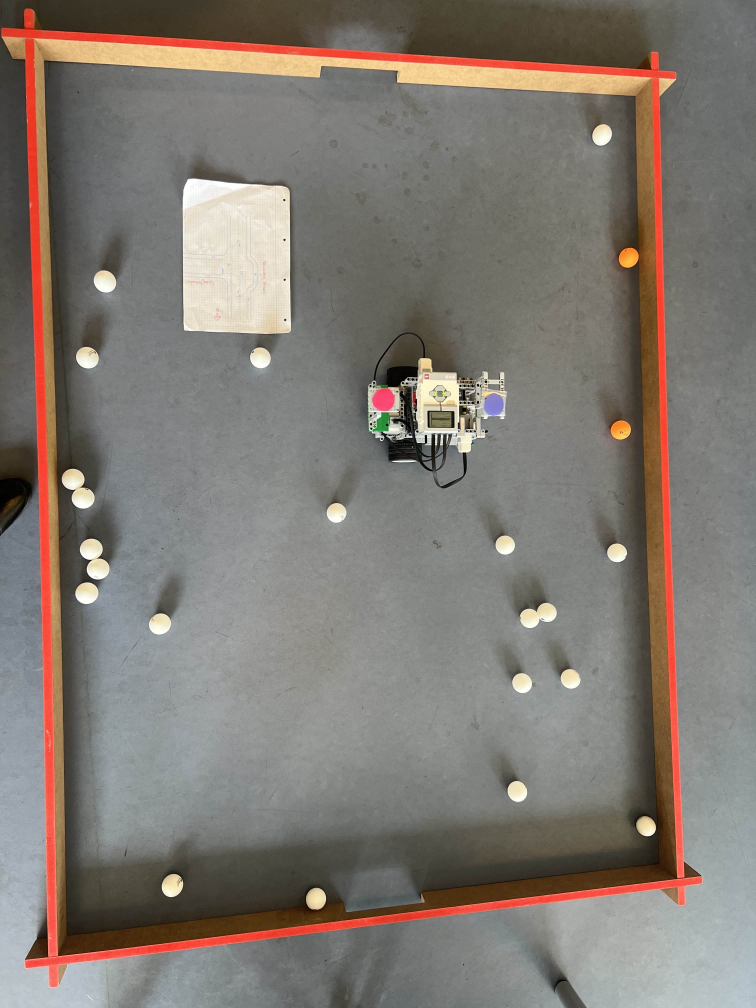
#> input picture track-robot-img/robot-1jpg.jpg, 3024 x 4032 px, given in place of the camera (shown at 1/4 size)
$ python PrintRobotPosition.py
#> lines starting #> are read from the running program, lines starting #| are printed output that depends on the picture; after the words box and inside, x2 and y2 are one past the last pixel; in counts of white or black regions, pixels touching at a corner belong together
#> (reads src/marker_hsv.json from the repository)
#> (reads src/homography.npy from the repository)
#> in main, frame is the input picture: shape (4032, 3024, 3); mean B, G, R 114, 121.2, 128.7
### src/test_robot_v2.py
from __future__ import annotations

import cv2
import numpy as np
import json
import os
from math import atan2, degrees, hypot
from typing import Optional, Tuple, Dict, List

# ---------------------------------------------------------------------------
# --- CALIBRATION FILE ------------------------------------------------------
CALIB_FILE = os.path.join(os.path.dirname(__file__), "marker_hsv.json")

# fallback values (will be overridden if JSON exists)
#_DEFAULT_PINK_HSV = ((np.array([155, 60, 60]), np.array([179, 255, 255])),)
#_DEFAULT_PURPLE_HSV = ((np.array([110, 40, 40]), np.array([140, 255, 255])),)

# ---------------------------------------------------------------------------
# --- CAMERA UTILITIES ------------------------------------------------------
# ---------------------------------------------------------------------------
# --- LIGHTING NORMALISATION -------------------------------------------------

def preprocess_lighting(img_bgr: np.ndarray) -> np.ndarray:
    """
    1. Gray-World colour constancy -> removes colour casts and tracks slow
       brightness drift.
    2. CLAHE on the lightness channel only -> makes 'dark' frames resemble
       'bright' ones without shifting hue.
    """
    # --- Gray-World ---------------------------------------------------------
    img = img_bgr.astype(np.float32)
    avg_b, avg_g, avg_r = [c.mean() + 1e-6 for c in cv2.split(img)]
#> avg_b = 114; avg_g = 121.2; avg_r = 128.7
    avg = (avg_b + avg_g + avg_r) / 3.0
#> avg = 121.3
    scale = avg / np.array([avg_b, avg_g, avg_r])
#> scale = [1.06, 1, 0.942]
    img *= scale
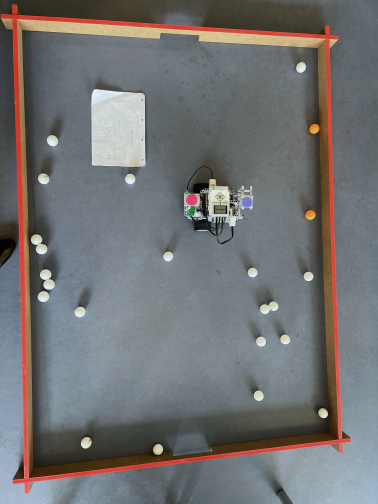
#> img: shape (4032, 3024, 3) float32 (shown at 1/8 size); mean B, G, R 117.4, 117.6, 122; drawn with min black and max white
    img = np.clip(img, 0, 255).astype(np.uint8)

    # --- CLAHE on L channel -------------------------------------------------
    lab  = cv2.cvtColor(img, cv2.COLOR_BGR2LAB)
#> lab: shape (4032, 3024, 3); mean of channels 0, 1, 2 129.6, 128.3, 128.8
    l, a, b = cv2.split(lab)
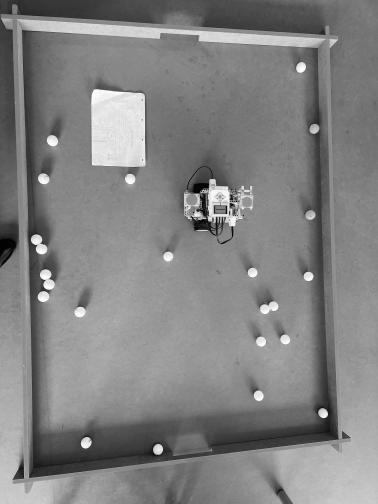
#> l: shape (4032, 3024) (shown at 1/8 size); min 0, max 252, mean 129.6
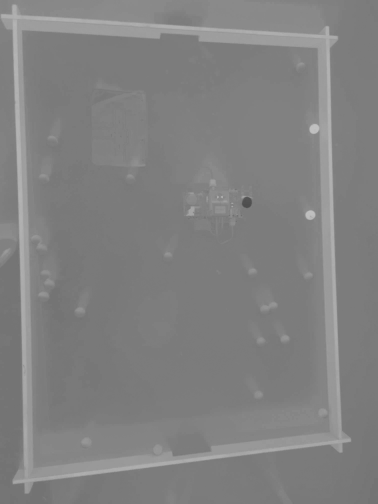
#> b: shape (4032, 3024) (shown at 1/8 size); min 73, max 211, mean 128.8
    clahe = cv2.createCLAHE(clipLimit=2.0, tileGridSize=(8, 8))
    l_eq  = clahe.apply(l)
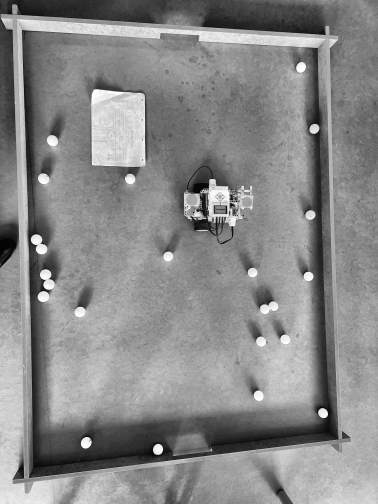
#> l_eq: shape (4032, 3024) (shown at 1/8 size); min 0, max 254, mean 136.2
    img_eq = cv2.merge((l_eq, a, b))
#> img_eq: shape (4032, 3024, 3); mean of channels 0, 1, 2 136.2, 128.3, 128.8
    return cv2.cvtColor(img_eq, cv2.COLOR_LAB2BGR)
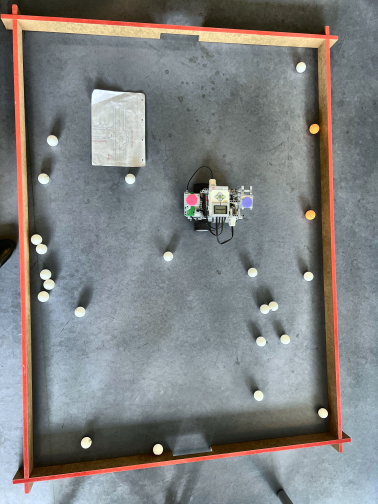
#> returned value: shape (4032, 3024, 3) (shown at 1/8 size); mean B, G, R 127.9, 128.5, 127.6

# [31 lines left out: function init_camera, not called in this run]

def _load_hsv_ranges():
    """Return ((pink_lo, pink_hi),), ((purple_lo, purple_hi),) tuples."""
    if os.path.isfile(CALIB_FILE):
        try:
            with open(CALIB_FILE, "r", encoding="utf8") as f:
                data = json.load(f)
            pink_lo = np.asarray(data["pink"]["lo"], dtype=np.uint8)
            pink_hi = np.asarray(data["pink"]["hi"], dtype=np.uint8)
            purp_lo = np.asarray(data["purple"]["lo"], dtype=np.uint8)
            purp_hi = np.asarray(data["purple"]["hi"], dtype=np.uint8)
            return ((pink_lo, pink_hi),), ((purp_lo, purp_hi),)
        except Exception as e:
            print("[robot_tracker] WARNING: could not load HSV calibration:", e)
    return _DEFAULT_PINK_HSV, _DEFAULT_PURPLE_HSV


# will be replaced by reload_calibration() if the user recalibrates
PINK_HSV, PURPLE_HSV = _load_hsv_ranges()

# ---------------------------------------------------------------------------
# --- GEOMETRIC FILTERS (unchanged) ----------------------------------------
MIN_AREA = 40           # ignore speckles < this many px²
MAX_AREA = 3000         # ignore blobs bigger than a marker (e.g. arena rail)
MIN_CIRC = 0.40         # 4πA / P², 1.0 is a perfect circle
ROI_RADIUS = 100        # search window half-size once we have a track
RESET_AFTER_MISSES = 15 # frames without a hit → full-frame search again


# ---------------------------------------------------------------------------
# --- INTERNAL STATEFUL TRACKER --------------------------------------------
class _RobotTracker:
    """Tracks the two discs and estimates robot pose frame-by-frame."""

    def __init__(self):
        self._expected_d: Optional[float] = None   # learnt disc distance (px)
        self._centroid:   Optional[Tuple[int, int]] = None  # last robot centre
        self._missed: int = 0                      # frames since last hit

    # ------------------------------- utilities -----------------------------
    @staticmethod
    def _colour_mask(hsv: np.ndarray, ranges):
        mask = np.zeros(hsv.shape[:2], dtype=np.uint8)
        for lo, hi in ranges:
            mask |= cv2.inRange(hsv, lo, hi)
        return mask

    @staticmethod
    def _find_markers(mask: np.ndarray):
        """Return (x, y, area) for blobs that look like our circular stickers."""
        good = []
        cnts, _ = cv2.findContours(mask, cv2.RETR_EXTERNAL, cv2.CHAIN_APPROX_SIMPLE)
        for c in cnts:
            area = cv2.contourArea(c)
            if area < MIN_AREA or area > MAX_AREA:
                continue
            peri = cv2.arcLength(c, True)
            circ = 4 * np.pi * area / (peri * peri) if peri else 0
            if circ < MIN_CIRC:
                continue
            m = cv2.moments(c)
            good.append((int(m["m10"] / m["m00"]), int(m["m01"] / m["m00"]), area))
        return good

    def _roi_slices(self, shape):
        if self._centroid is None:
            return None  # whole frame
        x, y = self._centroid
        h, w = shape[:2]
        r = ROI_RADIUS
        return (slice(max(0, y - r), min(h, y + r)),
                slice(max(0, x - r), min(w, x + r)))

    def _register_miss(self):
        self._missed += 1
        if self._missed > RESET_AFTER_MISSES:
            self._centroid = None  # reset ROI search

    # ------------------------------ main update ---------------------------
    def update(
        self,
        frame_bgr: np.ndarray,
        debug: bool = False,
        homography: Optional[np.ndarray] = None,
    ) -> Optional[
        Tuple[Tuple[int, int], float] | Tuple[Tuple[int, int], float, np.ndarray]
    ]:
        """Return pose or None; with *debug=True* also returns an overlay img.

        If *homography* (3×3) is supplied, the returned centroid and heading
        are reported **in the transformed coordinate space**, i.e. after
        applying the projective transform to both the front (pink) and back
        (purple) marker positions.
        """
        roi = self._roi_slices(frame_bgr.shape)
        crop = frame_bgr[roi] if roi else frame_bgr

        # --- NEW STEP -------------------------------------------------------------
        crop = preprocess_lighting(crop)

        hsv  = cv2.cvtColor(crop, cv2.COLOR_BGR2HSV)
#> hsv: shape (4032, 3024, 3); mean H, S, V 79.5, 43.3, 139.8
        kernel = cv2.getStructuringElement(cv2.MORPH_ELLIPSE, (5, 5))

        pink_m   = cv2.morphologyEx(self._colour_mask(hsv, PINK_HSV),   cv2.MORPH_OPEN, kernel)
#> the loop in _colour_mask, `for lo, hi in ranges:` made 1 pass
#> pass 1, in _colour_mask, `mask |= cv2.inRange(hsv, lo, hi)`:
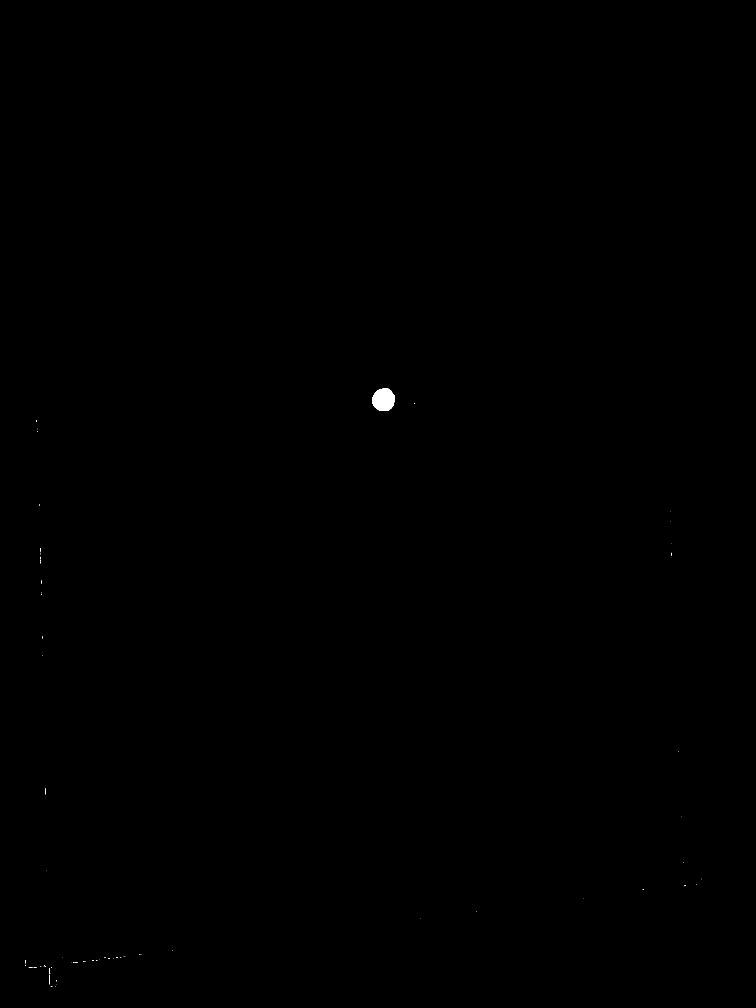
#> mask: shape (4032, 3024) (shown at 1/4 size); 0.06% white; 83 white regions (77 under 20 px), largest, box (x1, y1, x2, y2) and area: (1488, 1554, 1579, 1644) 6369, (197, 3900, 200, 3938) 71, (196, 3872, 201, 3897) 52, (181, 3153, 182, 3178) 25, (116, 3869, 131, 3872) 24, (164, 2322, 166, 2334) 22
#> pink_m: shape (4032, 3024); 0.05% white; 1 white region, box (x1, y1, x2, y2) and area: (1488, 1554, 1578, 1644) 6310
        purple_m = cv2.morphologyEx(self._colour_mask(hsv, PURPLE_HSV), cv2.MORPH_OPEN, kernel)
#> purple_m: shape (4032, 3024); 0% white; 2 white regions

        pinks  = self._find_markers(pink_m)
#> in _find_markers, `cnts, _ = cv2.findContours(mask, cv2.RETR_EXTERNAL, cv2.CHAIN_APPROX_S..`: cnts = 1 contour; box (x1, y1, x2, y2) and area: (1488, 1554, 1578, 1644) 6168
#> the loop in _find_markers, `for c in cnts:` made 1 pass
#> area on pass 1: 6168
#> after the loop in _find_markers, `for c in cnts:`: good = []
#> pinks = []
        purps  = self._find_markers(purple_m)
#> in _find_markers (call 2), `cnts, _ = cv2.findContours(mask, cv2.RETR_EXTERNAL, cv2.CHAIN_APPROX_S..`: cnts = 2 contours; box (x1, y1, x2, y2) and area: (1770, 1572, 1781, 1581) 58, (1739, 1572, 1746, 1581) 34
#> the loop in _find_markers (call 2), `for c in cnts:` made 2 passes
#> (area, peri, circ) on pass 1: (57.5, 30.73, 0.765)
#> purps = [(1775, 1575, 57.5)]
        print(f"[DEBUG] Pink markers: {len(pinks)}, Purple markers: {len(purps)}")
#| [DEBUG] Pink markers: 0, Purple markers: 1
        if not pinks or not purps:
            self._register_miss()
            return None

        # ---------- choose the best magenta–purple pair -------------------
        exp = self._expected_d or (0.125 * frame_bgr.shape[1])  # 1/8 of width
        best, best_score = None, 1e9
        for (px, py, _), (ux, uy, _) in [(p, u) for p in pinks for u in purps]:
            d = hypot(px - ux, py - uy)
            print(f"[DEBUG] Pair: pink=({px},{py}), purple=({ux},{uy}), distance={d:.2f}, expected={exp:.2f}")
            if not (0.5 * exp <= d <= 1.5 * exp):
                print(f"[DEBUG] Pair rejected: distance {d:.2f} not in [{0.6*exp:.2f}, {1.4*exp:.2f}]")
                continue
            score = abs(d - exp)
            if score < best_score:
                best_score, best = score, ((px, py), (ux, uy), d)

        if best is None:
            self._register_miss()
            return None

        (fx, fy), (bx, by), d = best
        cx, cy = (fx + bx) // 2, (fy + by) // 2
        heading = degrees(atan2(fy - by, fx - bx)) + 3  # +ve = clockwise, adjusted 5 deg left
        print(f"[DEBUG] Chosen pair: front=({fx},{fy}), back=({bx},{by}), centroid=({cx},{cy}), heading={heading:.2f}°")

        # --- promote ROI coords to full-frame -----------------------------
        offx = roi[1].start if roi else 0
        offy = roi[0].start if roi else 0
        fx_full, fy_full = fx + offx, fy + offy
        bx_full, by_full = bx + offx, by + offy

        # --- apply homography if provided ---------------------------------
        if homography is not None:
            try:
                pts = np.array([[fx_full, fy_full], [bx_full, by_full]], dtype=np.float32).reshape(-1, 1, 2)
                pts_t = cv2.perspectiveTransform(pts, homography).reshape(-1, 2)
                (fx_t, fy_t), (bx_t, by_t) = pts_t
                cx_t, cy_t = (fx_t + bx_t) * 0.5, (fy_t + by_t) * 0.5
                cx_out, cy_out = int(round(cx_t)), int(round(cy_t))
                heading = degrees(atan2(fy_t - by_t, fx_t - bx_t)) - 5  # adjusted 5 deg left
            except cv2.error as e:
                print("[robot_tracker] WARNING: homography transform failed:", e)
                # fall back to pixel coords
                cx_out, cy_out = cx + offx, cy + offy
        else:
            # no homography
            cx_out, cy_out = cx + offx, cy + offy

        self._centroid = (cx + offx, cy + offy)  # still use image coords for ROI
        self._missed   = 0
        self._expected_d = 0.8 * self._expected_d + 0.2 * d if self._expected_d else d

        if not debug:
            return ((cx_out, cy_out), heading)

        dbg = frame_bgr.copy()
        cv2.circle(dbg, (fx_full, fy_full), 8, (  0,   0, 255), -1)  # red front
        cv2.circle(dbg, (bx_full, by_full), 8, (255,   0,   0), -1)  # blue back
        cv2.line  (dbg, (bx_full, by_full), (fx_full, fy_full), (  0, 255,   0), 2)
        cv2.circle(dbg,  self._centroid,          6, (  0, 255, 255), -1)  # yellow centre
        return ((cx_out, cy_out), heading, dbg)


# ---------------------------------------------------------------------------
# --- PUBLIC CONVENIENCE WRAPPER ------------------------------------------
_tracker = _RobotTracker()


def get_robot_pose(
    frame_bgr: np.ndarray,
    homography: Optional[np.ndarray] = None,
    debug: bool = False,
) -> Optional[
    Tuple[Tuple[int, int], float] | Tuple[Tuple[int, int], float, np.ndarray]
]:
    """
    Detect the robot's position and heading in *frame_bgr*.

    The result can optionally be expressed in a different coordinate space by
    supplying a 3×3 *homography* matrix. If provided, both the returned centre
    point and heading angle are calculated **after** projecting the front and
    back disc positions through *homography*.

    Parameters
    ----------
    frame_bgr : np.ndarray
        Input image in BGR order (OpenCV style).
    homography : Optional[np.ndarray], default ``None``
        3×3 projective transform matrix mapping image pixels to the target
        coordinate space. If *None* the raw image coordinates are returned.
    debug : bool, default ``False``
        When *True*, an additional BGR debug image is returned.

    Returns
    -------
    (centre, heading) or (centre, heading, debug_img) or ``None``
        Exactly like before, except that *centre* and *heading* are mapped
        through *homography* when one is supplied.
    """
    result = _tracker.update(frame_bgr, debug=debug, homography=homography)

    # Retain verbose detection diagnostics for external logging
    frame_bgr_norm = preprocess_lighting(frame_bgr)
    hsv = cv2.cvtColor(frame_bgr_norm, cv2.COLOR_BGR2HSV)
    kernel = cv2.getStructuringElement(cv2.MORPH_ELLIPSE, (5, 5))
    pink_mask = cv2.morphologyEx(_tracker._colour_mask(hsv, PINK_HSV), cv2.MORPH_OPEN, kernel)
    purple_mask = cv2.morphologyEx(_tracker._colour_mask(hsv, PURPLE_HSV), cv2.MORPH_OPEN, kernel)
    pinks = _tracker._find_markers(pink_mask)
#> in _find_markers (call 3), `cnts, _ = cv2.findContours(mask, cv2.RETR_EXTERNAL, cv2.CHAIN_APPROX_S..`: cnts = 1 contour; box (x1, y1, x2, y2) and area: (1488, 1554, 1578, 1644) 6168
#> pinks = []
    purples = _tracker._find_markers(purple_mask)
#> in _find_markers (call 4), `cnts, _ = cv2.findContours(mask, cv2.RETR_EXTERNAL, cv2.CHAIN_APPROX_S..`: cnts = 2 contours; box (x1, y1, x2, y2) and area: (1770, 1572, 1781, 1581) 58, (1739, 1572, 1746, 1581) 34
#> purples = [(1775, 1575, 57.5)]
    print(f"[DEBUG] Pink markers: {len(pinks)}, Purple markers: {len(purples)}")
#| [DEBUG] Pink markers: 0, Purple markers: 1

    return result


# [4 lines left out: function reset_tracker, not called in this run]


# ---------------------------------------------------------------------------
# --- HSV PICKER / CALIBRATION ROUTINE -------------------------------------

class _PickerState:
    # [4 lines left out: function __init__, not called in this run]

    def add_sample(self, hsv: Tuple[int,int,int], x: int, y: int):
        self.samples[self.label].append(hsv)
        self.marks.append((x, y, self.label))

    def enough(self):
        return all(len(self.samples[l]) >= 3 for l in ("pink", "purple"))


# [134 lines left out: functions _mouse_cb, calibrate_markers, _write_calibration, reload_calibration, not called in this run]


# ---------------------------------------------------------------------------
# --- COMMAND-LINE ENTRY POINT ---------------------------------------------
# [2 lines that do not run on import are left out]

### src/ImageRecognition/Homography.py
import cv2
import numpy as np
from pathlib import Path


# ───────────────────────────────────────── create ──
# [77 lines left out: functions create_homography, save_homography, not called in this run]


# ───────────────────────────────────────── load ──
def load_homography(filename: str | Path) -> np.ndarray:
    """
    Load a homography previously saved with *save_homography*.
    """
    filename = Path(filename)
    if not filename.exists():
        raise FileNotFoundError(filename)
    if filename.suffix.lower() == ".txt":
        H = np.loadtxt(filename, dtype=np.float64).reshape(3, 3)
    else:
        H = np.load(filename)
    if H.shape != (3, 3):
        raise ValueError("File does not contain a 3×3 homography.")
    return H

### integrated_program/PrintRobotPosition.py
from pathlib import Path
import sys
import cv2
import numpy as np
import time

# Allow imports from the src directory
ROOT = Path(__file__).resolve().parents[1] / "src"
sys.path.append(str(ROOT))

from cdio_utils import InferenceConfig, run_inference, transform_points, draw_points
from ImageRecognition.Homography import load_homography
from test_robot_v2 import get_robot_pose

API_KEY = "BdmadiDKNX7YzP4unsUm"
TRANSFORM_W, TRANSFORM_H = 1800, 1200
HOMOGRAPHY_FILE = ROOT.parent / "homography.npy"

def main() -> None:
    try:
        H = load_homography(HOMOGRAPHY_FILE)
    except Exception as exc:  # pragma: no cover - runtime path issue
        print(f"Could not load homography: {exc}")
        return

    cap = cv2.VideoCapture(1)
    cap.set(cv2.CAP_PROP_FRAME_WIDTH, 1920)
    cap.set(cv2.CAP_PROP_FRAME_HEIGHT, 1080)
    if not cap.isOpened():  # pragma: no cover - runtime only
        print("Failed to open camera")
        return

    while True:
        ret, frame = cap.read()
        if not ret:
            break

        position = get_robot_pose(frame)
        (cx, cy), robot_angle = position if position else (None, None), None

        print(f"Robot position: {(cx,cy)}\n Robot angle: {robot_angle}")
#| Robot position: (None, None)
#|  Robot angle: None

        frame_disp = draw_points(frame, (cx, cy)) if position else frame.copy()
        cv2.imshow("Integrated", frame_disp)
        if cv2.waitKey(1) & 0xFF == ord("q"):
#> (key q is pressed here)
            break

    cap.release()
    cv2.destroyAllWindows()

if __name__ == "__main__":
    main()
